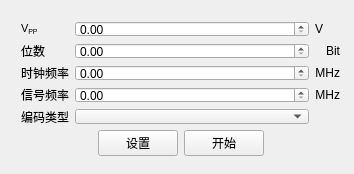
<?xml version="1.0" encoding="UTF-8"?>
<ui version="4.0">
 <class>QDynamicTestWidgetClass</class>
 <widget class="QWidget" name="QDynamicTestWidgetClass">
  <property name="geometry">
   <rect>
    <x>0</x>
    <y>0</y>
    <width>354</width>
    <height>174</height>
   </rect>
  </property>
  <property name="windowTitle">
   <string>QDynamicTestWidget</string>
  </property>
  <widget class="QWidget" name="layoutWidget">
   <property name="geometry">
    <rect>
     <x>10</x>
     <y>10</y>
     <width>341</width>
     <height>157</height>
    </rect>
   </property>
   <layout class="QGridLayout" name="gridLayout_2">
    <item row="0" column="0" colspan="4">
     <layout class="QGridLayout" name="gridLayout">
      <item row="0" column="0">
       <widget class="QLabel" name="label_16">
        <property name="sizePolicy">
         <sizepolicy hsizetype="Maximum" vsizetype="Preferred">
          <horstretch>0</horstretch>
          <verstretch>0</verstretch>
         </sizepolicy>
        </property>
        <property name="text">
         <string>&lt;!DOCTYPE HTML PUBLIC &quot;-//W3C//DTD HTML 4.0//EN&quot; &quot;http://www.w3.org/TR/REC-html40/strict.dtd&quot;&gt;
&lt;html&gt;&lt;head&gt;&lt;meta name=&quot;qrichtext&quot; content=&quot;1&quot; /&gt;&lt;style type=&quot;text/css&quot;&gt;
p, li { white-space: pre-wrap; }
&lt;/style&gt;&lt;/head&gt;&lt;body style=&quot; font-family:'MS Shell Dlg 2'; font-size:8.25pt; font-weight:400; font-style:normal;&quot;&gt;
&lt;p style=&quot; margin-top:0px; margin-bottom:0px; margin-left:0px; margin-right:0px; -qt-block-indent:0; text-indent:0px;&quot;&gt;&lt;span style=&quot; font-size:8pt;&quot;&gt;V&lt;/span&gt;&lt;span style=&quot; font-size:8pt; vertical-align:sub;&quot;&gt;PP&lt;/span&gt;&lt;/p&gt;&lt;/body&gt;&lt;/html&gt;</string>
        </property>
        <property name="textFormat">
         <enum>Qt::RichText</enum>
        </property>
       </widget>
      </item>
      <item row="0" column="1" colspan="2">
       <widget class="QDoubleSpinBox" name="doubleSpinBox">
        <property name="sizePolicy">
         <sizepolicy hsizetype="Preferred" vsizetype="Fixed">
          <horstretch>0</horstretch>
          <verstretch>0</verstretch>
         </sizepolicy>
        </property>
       </widget>
      </item>
      <item row="0" column="3">
       <widget class="QLabel" name="label_17">
        <property name="sizePolicy">
         <sizepolicy hsizetype="Maximum" vsizetype="Preferred">
          <horstretch>0</horstretch>
          <verstretch>0</verstretch>
         </sizepolicy>
        </property>
        <property name="text">
         <string>V</string>
        </property>
        <property name="alignment">
         <set>Qt::AlignRight|Qt::AlignTrailing|Qt::AlignVCenter</set>
        </property>
       </widget>
      </item>
      <item row="1" column="0">
       <widget class="QLabel" name="label_18">
        <property name="text">
         <string>位数</string>
        </property>
       </widget>
      </item>
      <item row="1" column="1" colspan="2">
       <widget class="QDoubleSpinBox" name="doubleSpinBox_2">
        <property name="sizePolicy">
         <sizepolicy hsizetype="Preferred" vsizetype="Fixed">
          <horstretch>0</horstretch>
          <verstretch>0</verstretch>
         </sizepolicy>
        </property>
       </widget>
      </item>
      <item row="1" column="3">
       <widget class="QLabel" name="label_19">
        <property name="text">
         <string>Bit</string>
        </property>
        <property name="alignment">
         <set>Qt::AlignRight|Qt::AlignTrailing|Qt::AlignVCenter</set>
        </property>
       </widget>
      </item>
      <item row="2" column="0">
       <widget class="QLabel" name="label_20">
        <property name="text">
         <string>时钟频率</string>
        </property>
       </widget>
      </item>
      <item row="2" column="1" colspan="2">
       <widget class="QDoubleSpinBox" name="doubleSpinBox_3">
        <property name="sizePolicy">
         <sizepolicy hsizetype="Preferred" vsizetype="Fixed">
          <horstretch>0</horstretch>
          <verstretch>0</verstretch>
         </sizepolicy>
        </property>
       </widget>
      </item>
      <item row="2" column="3">
       <widget class="QLabel" name="label_21">
        <property name="text">
         <string>MHz</string>
        </property>
        <property name="alignment">
         <set>Qt::AlignRight|Qt::AlignTrailing|Qt::AlignVCenter</set>
        </property>
       </widget>
      </item>
      <item row="3" column="0">
       <widget class="QLabel" name="label_22">
        <property name="text">
         <string>信号频率</string>
        </property>
       </widget>
      </item>
      <item row="3" column="1" colspan="2">
       <widget class="QDoubleSpinBox" name="doubleSpinBox_4">
        <property name="sizePolicy">
         <sizepolicy hsizetype="Preferred" vsizetype="Fixed">
          <horstretch>0</horstretch>
          <verstretch>0</verstretch>
         </sizepolicy>
        </property>
       </widget>
      </item>
      <item row="3" column="3">
       <widget class="QLabel" name="label_24">
        <property name="text">
         <string>MHz</string>
        </property>
        <property name="alignment">
         <set>Qt::AlignRight|Qt::AlignTrailing|Qt::AlignVCenter</set>
        </property>
       </widget>
      </item>
      <item row="4" column="0">
       <widget class="QLabel" name="label_23">
        <property name="text">
         <string>编码类型</string>
        </property>
       </widget>
      </item>
      <item row="4" column="1" colspan="2">
       <widget class="QComboBox" name="comboBox">
        <property name="sizePolicy">
         <sizepolicy hsizetype="Preferred" vsizetype="Fixed">
          <horstretch>0</horstretch>
          <verstretch>0</verstretch>
         </sizepolicy>
        </property>
       </widget>
      </item>
     </layout>
    </item>
    <item row="1" column="0">
     <spacer name="horizontalSpacer">
      <property name="orientation">
       <enum>Qt::Horizontal</enum>
      </property>
      <property name="sizeHint" stdset="0">
       <size>
        <width>40</width>
        <height>20</height>
       </size>
      </property>
     </spacer>
    </item>
    <item row="1" column="1">
     <widget class="QPushButton" name="pushButtonSetStaticTest">
      <property name="text">
       <string>设置</string>
      </property>
     </widget>
    </item>
    <item row="1" column="2">
     <widget class="QPushButton" name="pushButtonStartStaticTest">
      <property name="text">
       <string>开始</string>
      </property>
     </widget>
    </item>
    <item row="1" column="3">
     <spacer name="horizontalSpacer_2">
      <property name="orientation">
       <enum>Qt::Horizontal</enum>
      </property>
      <property name="sizeHint" stdset="0">
       <size>
        <width>40</width>
        <height>20</height>
       </size>
      </property>
     </spacer>
    </item>
   </layout>
  </widget>
 </widget>
 <layoutdefault spacing="6" margin="11"/>
 <resources/>
 <connections/>
</ui>
